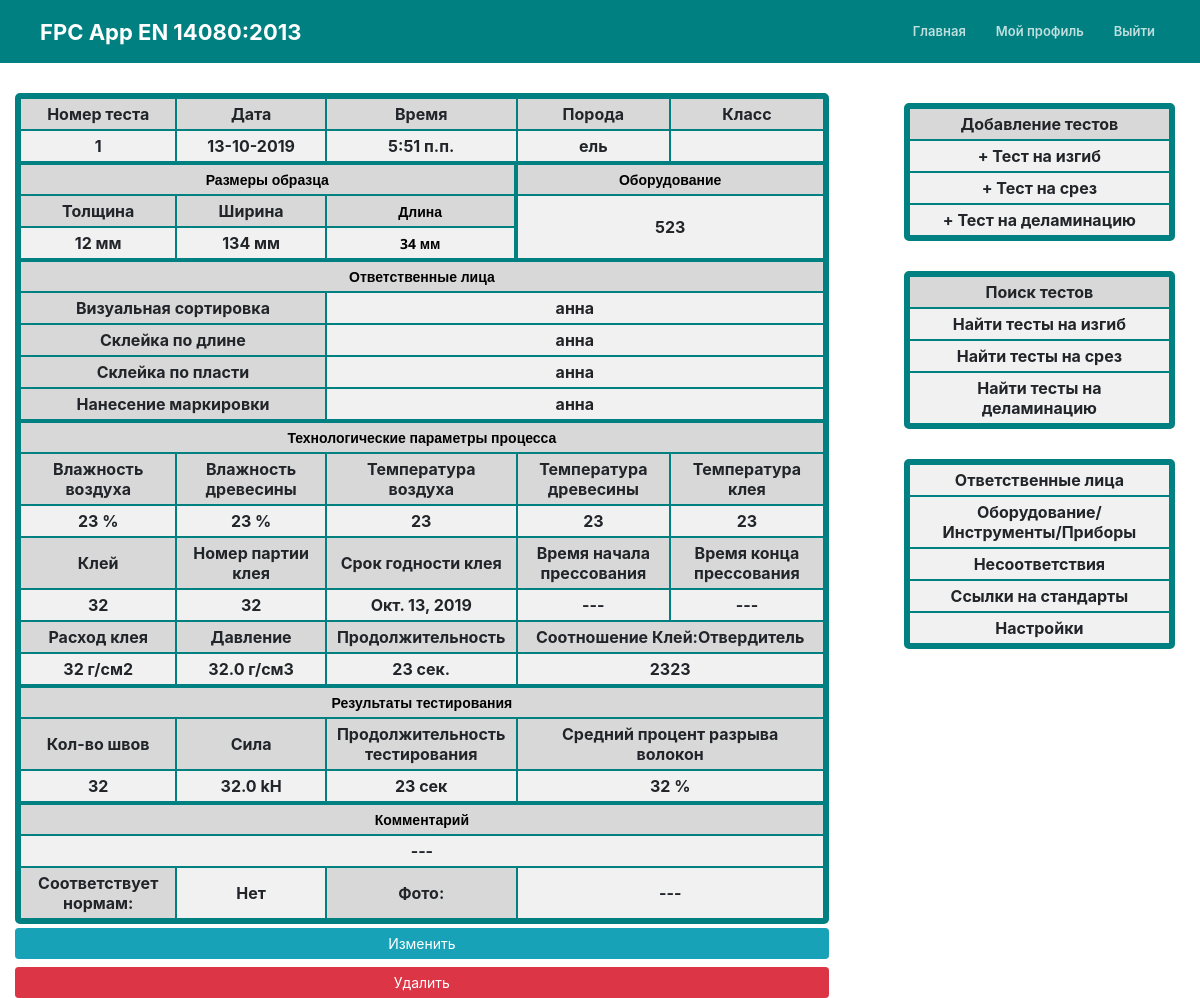
Screenshot of /sheartest/1/detail/ (signed in) with the database file from the repository.
### mainApp/models.py (models this page shows, shortened)
class TestShear(models.Model):
	test_date = models.DateField()
	test_time = models.TimeField(blank=True, null=True, default=None)
	test_number = models.IntegerField(default=def_sh_test_number)
	equipment = models.CharField(max_length=100, default=def_sh_equipment)
	type_of_wood = models.ForeignKey(Wood_types, on_delete=models.PROTECT, related_name='TestShear_type_of_wood', default=def_sh_type_of_wood)
	timber_params = models.CharField(max_length=100, default=def_sh_timber_params)
	sorter_person = models.ForeignKey(Person, on_delete=models.PROTECT, related_name='TestShear_sorter_person', default=def_sh_sorter_person)
	fj_person = models.ForeignKey(Person, on_delete=models.PROTECT, related_name='TestShear_fj_person', default=def_sh_fj_person)
	glue_person = models.ForeignKey(Person, on_delete=models.PROTECT, related_name='TestShear_glue_person', default=def_sh_glue_person)
	marking_person = models.ForeignKey(Person, on_delete=models.PROTECT, related_name='TestShear_marking_person', default=def_sh_marking_person)
	air_moisture = models.IntegerField(default=def_sh_air_moisture)
	wood_moisture = models.IntegerField(default=def_sh_wood_moisture)
	glue_temperature = models.IntegerField(blank=True, null=True, default=def_sh_glue_temperature)
	air_temperature = models.IntegerField(default=def_sh_air_temperature)
	wood_temperature = models.IntegerField(blank=True, null=True, default=def_sh_wood_temperature)
	glue = models.CharField(max_length=100, default=def_sh_glue)
	glue_batch_number = models.CharField(max_length=100, default=def_sh_glue_batch_number)
	glue_expiration_date = models.DateField(default=def_sh_glue_expiration_date)
	sample_thickness = models.IntegerField()
	sample_width = models.IntegerField()
	sample_length = models.IntegerField()
	glue_use_amount = models.IntegerField(default=def_sh_glue_use_amount)
	glue_harderner_amount = models.CharField(max_length=100, blank=True, default=def_sh_glue_harderner_amount)
	glue_pressure = models.FloatField(default=def_sh_glue_pressure)
	start_glue_time = models.TimeField(blank=True, null=True)
	end_glue_time = models.TimeField(blank=True, null=True)
	pressure_time = models.IntegerField(blank=True, null=True)
	time_of_testing = models.IntegerField(blank=True, null=True)
	number_of_layers = models.IntegerField()
	layer_ripped_percent_average = models.IntegerField()
	force_crash = models.FloatField()
	passed = models.BooleanField(default=False)
	comment = models.TextField(blank=True)
	photo = models.ImageField(upload_to='uploads', blank=True)
	author = models.ForeignKey(User, blank=True, null=True, on_delete=models.CASCADE)

class Wood_types(models.Model):
	name = models.CharField(max_length=100)
	author = models.ForeignKey(User, blank=True, null=True, on_delete=models.CASCADE)
	def __str__(self):
		return self.name

class Person(models.Model):
	name = models.CharField(max_length=100)
	position = models.CharField(max_length=100)
	training_date = models.DateField()
	next_training_date = models.DateField()
	comment = models.TextField(blank=True)
	author = models.ForeignKey(User, blank=True, null=True, on_delete=models.CASCADE)
	def __str__(self):
		return self.name

### mainApp/views.py (the view)
# urls.py: path('sheartest/<int:pk>/detail/', TestShearDetailView.as_view(), name='sheartest-detail'),
class TestShearDetailView(LoginRequiredMixin, UserPassesTestMixin, DetailView):
	model = TestShear
	def test_func(self):
		test = self.get_object()
		if self.request.user.profile.company == test.author.profile.company:
			return True
		return False

### mainApp/templates/mainApp/testshear_detail.html
{% extends "mainApp/today.html" %}
{% load crispy_forms_tags %}
{% load bootstrap4 %}
{% block content %}
<table class="table_detail">
	<tr>
		<th class="table_cell dark_cell">Номер теста</th>
		<th class="table_cell dark_cell">Дата</th>
		<th class="table_cell dark_cell">Время</th>
		<th class="table_cell dark_cell">Порода</th>
		<th class="table_cell dark_cell">Класс</th>
	</tr>
	<tr>
        <th class="table_cell">{{ object.test_number }}</th>
        <th class="table_cell">{{ object.test_date|date:"d-m-Y" }}</th>
        {% if object.test_time %}
        <th class="table_cell">{{ object.test_time }}</th>
        {% else %}
        <th class="table_cell">---</th>
        {% endif %}
        <th class="table_cell">{{ object.type_of_wood }}</th>
        <th class="table_cell">{{ object.strength_class }}</th>
    </tr>
    <tr>
    	<td colspan="3" class="table_cell" id="cell1">Размеры образца</td>
        <th colspan="2" class="table_cell" id="cell3">Оборудование</th>
    </tr>
    <tr>
    	<th class="table_cell dark_cell">Толщина</th>
		<th class="table_cell dark_cell">Ширина</th>
		<th class="table_cell dark_cell" id="cell2">Длина</th>
		<th colspan="2" rowspan="2" class="table_cell">{{ object.equipment }}</th>
    </tr>
    <tr>
    	<th class="table_cell">{{ object.sample_thickness }} мм</th>
    	<th class="table_cell">{{ object.sample_width }} мм</th>
    	<th class="table_cell" id="cell2">{{ object.sample_length }} мм</th>
    </tr>
    <tr>
    	<th colspan="5" class="table_cell" id="cell3">Ответственные лица</th>
    </tr>
    <tr>
		<th colspan="2" class="table_cell dark_cell">Визуальная сортировка</th>
		<th colspan="3" class="table_cell">{{ object.sorter_person }}</th>
	</tr>
    <tr>
        <th colspan="2" class="table_cell dark_cell">Склейка по длине</th>
        <th colspan="3" class="table_cell">{{ object.fj_person }}</th>
    </tr>
    <tr>
        <th colspan="2" class="table_cell dark_cell">Склейка по пласти</th>
        <th colspan="3" class="table_cell">{{ object.glue_person }}</th>
    </tr>
    <tr>
        <th colspan="2" class="table_cell dark_cell">Нанесение маркировки</th>
        <th colspan="3" class="table_cell">{{ object.marking_person }}</th>
    </tr>
    <tr>
        <th colspan="5" class="table_cell" id="cell3">Технологические параметры процесса</th>
    </tr>
    <tr>
    	<th class="table_cell dark_cell">Влажность воздуха</th>
    	<th class="table_cell dark_cell">Влажность древесины</th>
    	<th class="table_cell dark_cell">Температура воздуха</th>
    	<th class="table_cell dark_cell">Температура древесины</th>
        <th class="table_cell dark_cell">Температура клея</th>
    </tr>
    <tr>
    	<th class="table_cell">{{ object.air_moisture }} %</th>
    	<th class="table_cell">{{ object.wood_moisture }} %</th>
    	<th class="table_cell">{{ object.air_temperature }}</th>
        {% if object.wood_temperature %}
    	<th class="table_cell">{{ object.wood_temperature }}</th>
        {% else %}
        <th class="table_cell">---</th>
        {% endif %}
        {% if object.glue_temperature %}
    	<th class="table_cell">{{ object.glue_temperature }}</th>
        {% else %}
        <th class="table_cell">---</th>
        {% endif %}
    </tr>
    <tr>
    	<th class="table_cell dark_cell">Клей</th>
        <th class="table_cell dark_cell">Номер партии клея</th>
        <th class="table_cell dark_cell">Срок годности клея</th>
        <th class="table_cell dark_cell">Время начала прессования</th>
        <th class="table_cell dark_cell">Время конца прессования</th>
    </tr>
     <tr>
        <th class="table_cell">{{ object.glue }}</th>
        <th class="table_cell">{{ object.glue_batch_number }}</th>
        <th class="table_cell">{{ object.glue_expiration_date }}</th>
        {% if object.start_glue_time %}
        <th class="table_cell">{{ object.start_glue_time }}</th>
        {% else %}
        <th class="table_cell">---</th>
        {% endif %}
        {% if object.end_glue_time %}
        <th class="table_cell">{{ object.end_glue_time }}</th>
        {% else %}
        <th class="table_cell">---</th>
        {% endif %}
    </tr>
    <tr>
    	<th class="table_cell dark_cell">Расход клея</th>
    	<th class="table_cell dark_cell">Давление</th>
    	<th class="table_cell dark_cell">Продолжительность</th>
    	<th colspan="2" class="table_cell dark_cell">Соотношение Клей:Отвердитель</th>
    </tr>
    <tr>
    	<th class="table_cell">{{ object.glue_use_amount }} г/см2</th>
    	<th class="table_cell">{{ object.glue_pressure }} г/см3</th>
    	{% if object.pressure_time %}
    	<th class="table_cell">{{ object.pressure_time }} сек.</th>
    	{% else %}
        <th class="table_cell">---</th>
        {% endif %}
        {% if object.glue_harderner_amount %}
    	<th class="table_cell" colspan="2">{{ object.glue_harderner_amount }}</th>
    	{% else %}
        <th class="table_cell" colspan="2">---</th>
        {% endif %}
    </tr>
    <tr>
    	<th colspan="5" class="table_cell" id="cell3">Результаты тестирования</th>
    </tr>
    <tr>
    	<th class="table_cell dark_cell">Кол-во швов</th>
    	<th class="table_cell dark_cell">Сила</th>
    	<th class="table_cell dark_cell">Продолжительность тестирования</th>
    	<th colspan="2" class="table_cell dark_cell">Средний процент разрыва волокон</th>
    </tr>
    <tr>
    	<th class="table_cell">{{ object.number_of_layers }}</th>
    	<th class="table_cell">{{ object.force_crash }} kH</th>
    	<th class="table_cell">{{ object.time_of_testing }} сек</th>
    	<th colspan="2" class="table_cell">{{ object.layer_ripped_percent_average }} %</th>
    </tr>
    <tr>
    	<th colspan="5" class="table_cell" id="cell3">Комментарий</th>
    </tr>
    <tr>
    	{% if object.comment %}
    	<th class="table_cell" colspan="5">{{ object.comment }}</th>
    	{% else %}
        <th class="table_cell" colspan="5">---</th>
        {% endif %}
    </tr>
    <tr>
    	<th class="table_cell dark_cell">Соответствует нормам:</th>
    	{% if object.passed %}
    	<th class="table_cell">Да</th>
    	{% else %}
        <th class="table_cell">Нет</th>
        {% endif %}
    	<th class="table_cell dark_cell">Фото:</th>
        {% if object.photo %}
    	<th class="table_cell" colspan="2"><a href="{{ object.photo.url }}" target="_blank"><img src="{{ object.photo.url }}"></a></th>
        {% else %}
        <th class="table_cell" colspan="2">---</th>
        {% endif %}
    </tr>
</table>
{% if perms.mainApp.change_TestShear %}
<a class="btn btn-info btn-sm mt-1 mb-1" href="{% url 'shear-test-update' object.id %}">Изменить</a>
{% endif %}
{% if perms.mainApp.delete_TestShear %}
<a class="btn btn-danger btn-sm mt-1 mb-1" href="{% url 'shear-test-delete' object.id %}">Удалить</a>
{% endif %}
{% endblock content %}

### mainApp/static/mainApp/style.css (style rules this page uses)
body { margin: 0; font-family: 'Open Sans', sans-serif; font-size: 14px; color: #ddd; }
*, *:before, *:after { box-sizing: border-box; }
.table_detail { border-collapse: separate; border-spacing: 0; text-align: center; margin: 30px 0 0; padding: 0 0; width: 100%; max-width: 1000px; border: 5px solid #008080; border-radius: 5px; }
.table_cell { margin: 0 0; border: 1px solid #008080; padding: 5px 10px; background: #f1f1f1; width: 20%; text-align: center; }
#cell1 { border-top: 3px solid #008080; border-right: 3px solid #008080; font-family: 'Open Sans', sans-serif; font-size: 14px; color: #000000; font-weight: 700; background: #d8d8d8; }
#cell2 { border-right: 3px solid #008080; font-family: 'Open Sans', sans-serif; font-size: 14px; color: #000000; font-weight: 700; }
#cell3 { border-top: 3px solid #008080; font-family: 'Open Sans', sans-serif; font-size: 14px; color: #000000; font-weight: 700; background: #d8d8d8; }
.dark_cell { background: #d8d8d8 }

### rows the page displays
TestShear: test_number "1", test_date "13-10-2019", test_time "5:51 п.п.", type_of_wood "ель", equipment "523", sample_thickness "12", sample_width "134", sample_length "34", sorter_person "анна", fj_person "анна", glue_person "анна", marking_person "анна", air_moisture "23", wood_moisture "23", air_temperature "23", wood_temperature "23", glue_temperature "23", glue "32", glue_batch_number "32", glue_expiration_date "Окт. 13, 2019", glue_use_amount "32", glue_pressure "32.0", pressure_time "23", glue_harderner_amount "2323", number_of_layers "32", force_crash "32.0", time_of_testing "23", layer_ripped_percent_average "32"
